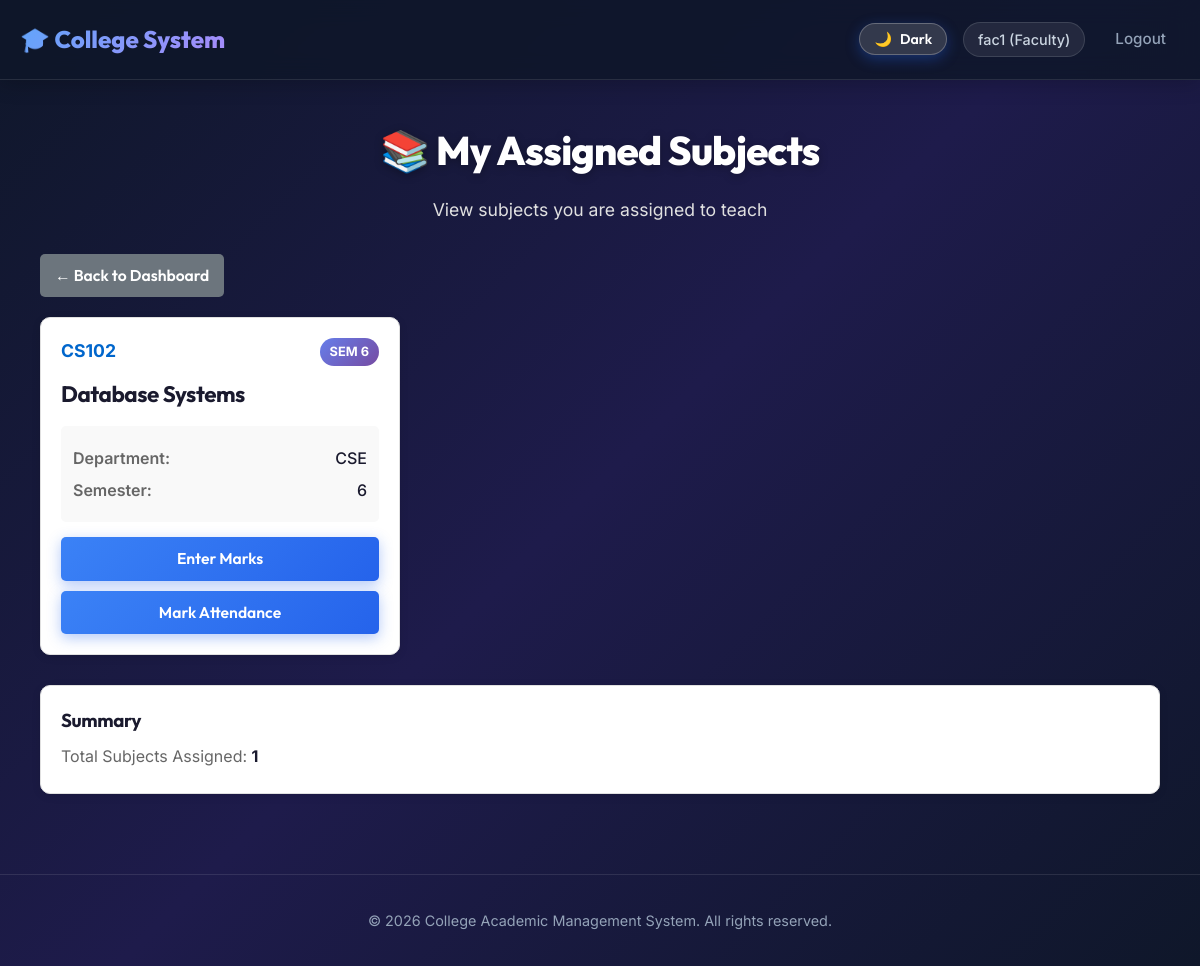
Before: /faculty/subjects (signed in) with the older database file.
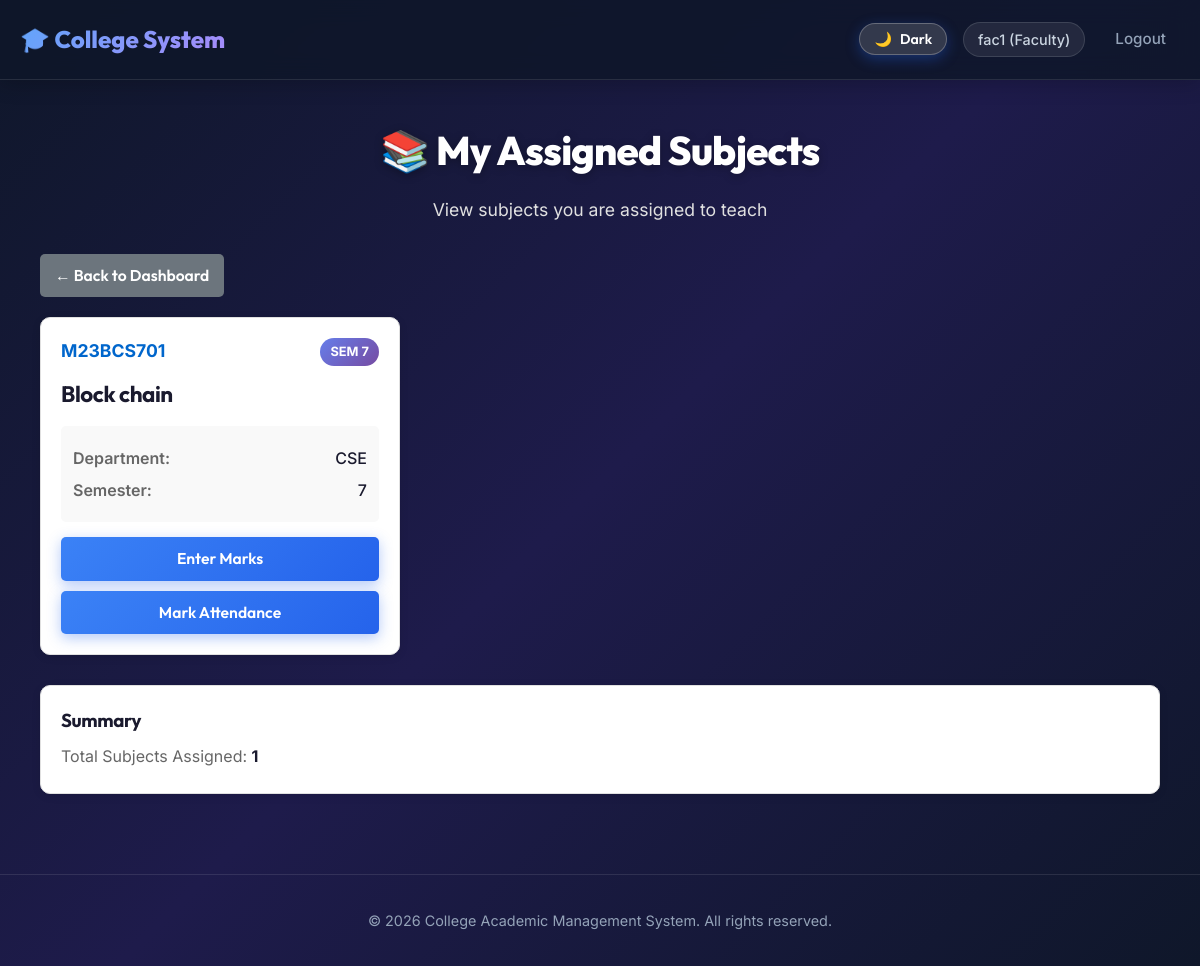
After: the same page with the newer database file.
### backend/app.py (models this page shows, shortened)
class User(UserMixin, db.Model):
    id = db.Column(db.Integer, primary_key=True)
    username = db.Column(db.String(150), unique=True, nullable=False)
    password_hash = db.Column(db.String(256), nullable=False)
    role = db.Column(db.String(20), nullable=False)  # Admin, HOD, Faculty, Student
    dept = db.Column(db.String(100), nullable=True)

class Subject(db.Model):
    id = db.Column(db.Integer, primary_key=True)
    code = db.Column(db.String(50), unique=True, nullable=False)
    name = db.Column(db.String(200), nullable=False)
    dept = db.Column(db.String(100), nullable=True)
    semester = db.Column(db.Integer, nullable=True)

### backend/app.py (the view)
@app.route('/faculty/subjects')
@login_required
@role_required('Faculty')
def faculty_view_subjects():
    assignments = FacultyAssignment.query.filter_by(faculty_id=current_user.id).all()
    subjects = [a.subject for a in assignments if a.subject]
    return render_template('faculty_view_subjects.html', subjects=subjects)

### backend/app.py (called while the page is built)
@app.context_processor
def inject_user():
    return dict(user=current_user)

def role_required(*roles):
    def decorator(f):
        @wraps(f)
        def decorated_function(*args, **kwargs):
            if not current_user.is_authenticated:
                return login_manager.unauthorized()
            if current_user.role not in roles:
                flash('Access denied: insufficient permissions', 'danger')
                return redirect(url_for('dashboard'))
            return f(*args, **kwargs)
        return decorated_function
    return decorator

@login_manager.user_loader
def load_user(user_id):
    return User.query.get(int(user_id))

### frontend/templates/faculty_view_subjects.html (shortened to what this page needs)
{% extends 'base.html' %}
{% block content %}
<div class="container">
  <div class="page-header">
    <h1 style="color: #ffffff;">📚 My Assigned Subjects</h1>
    <p style="color: #e0e0e0;">View subjects you are assigned to teach</p>
  </div>
  <a href="/dashboard" class="btn btn-back">← Back to Dashboard</a>
  <div class="subjects-grid">
    {% if subjects %}
      {% for subject in subjects %}
        <div class="subject-card">
          <div class="subject-header">
            <div class="subject-code" style="color: #0066cc; font-weight: bold;">{{ subject.code }}</div>
            <div class="semester-badge">SEM {{ subject.semester }}</div>
          </div>
          <h2 style="color: #1a1a2e;">{{ subject.name }}</h2>
          <div class="subject-details">
            <div class="detail-row">
              <span class="label" style="color: #666;">Department:</span>
              <span class="value" style="color: #1a1a2e;">{{ subject.dept or 'N/A' }}</span>
            </div>
            <div class="detail-row">
              <span class="label" style="color: #666;">Semester:</span>
              <span class="value" style="color: #1a1a2e;">{{ subject.semester or 'N/A' }}</span>
            </div>
          </div>
          <div class="subject-actions">
            <a href="/faculty/marks" class="btn btn-action">Enter Marks</a>
            <a href="/faculty/attendance" class="btn btn-action-secondary">Mark Attendance</a>
          </div>
        </div>
      {% endfor %}
    {% else %}
      <div class="alert alert-info" style="color: #0066cc;">
        <h3 style="color: #0066cc;">No subjects assigned</h3>
        <p style="color: #0066cc;">You don't have any subjects assigned yet. Please contact your HOD for assignments.</p>
      </div>
    {% endif %}
  </div>
  {% if subjects %}
    <div class="summary-section">
      <h3 style="color: #1a1a2e;">Summary</h3>
      <p style="color: #666;">Total Subjects Assigned: <span style="color: #1a1a2e; font-weight: bold;">{{ subjects|length }}</span></p>
    </div>
  {% endif %}
</div>
{% endblock %}

### frontend/templates/base.html (shortened to what this page needs)
<!doctype html>
<html lang="en">
<head>
  <link rel="stylesheet" href="/static/css/styles.css">
</head>
<body>
  <header class="site-header">
    <div class="container header-row">
      <a href="{% if user %}/dashboard{% else %}/{% endif %}" class="brand">🎓 College System</a>
      <nav>
        <button id="theme-toggle-btn" class="btn" style="background: rgba(255,255,255,0.15); border: 1px solid rgba(255,255,255,0.25); color: #fff; padding: 6px 14px; font-size: 0.88rem; cursor: pointer; border-radius: 20px;">
          <span id="theme-btn-icon">🌙</span> <span id="theme-btn-text">Dark</span>
        </button>
        {% if user %}
          <span class="muted">{{ user.username }} ({{ user.role }})</span>
          <a href="/logout">Logout</a>
        {% else %}
          <a href="/login">Login</a>
          <a href="/signup">Sign Up</a>
        {% endif %}
      </nav>
    </div>
  </header>
  <main class="container">
    {% block content %}{% endblock %}
  </main>
  <footer style="text-align: center; color: #94a3b8; margin-top: 40px; padding: 20px; border-top: 1px solid rgba(255,255,255,0.1);">
    <p>&copy; 2026 College Academic Management System. All rights reserved.</p>
  </footer>
</body>
</html>

### frontend/static/css/styles.css (style rules this page uses)
:root { --bg-gradient: linear-gradient(135deg, #0f172a 0%, #1e1b4b 50%, #0f172a 100%); --card-bg: #ffffff; --card-shadow: 0 10px 30px -5px rgba(0, 0, 0, 0.25), 0 4px 12px -2px rgba(0, 0, 0, 0.15); --primary: #3b82f6; --primary-hover: #2563eb; --secondary: #6366f1; --accent: #10b981; --accent-purple: #8b5cf6; --danger: #ef4444; --warning: #f59e0b; --info: #06b6d4; --text-dark: #0f172a; --text-muted: #64748b; --text-light: #f8fafc; --text-light-muted: #94a3b8; --border-light: #e2e8f0; --radius-lg: 16px; --radius-md: 10px; --radius-sm: 6px; }
*, *::before, *::after { box-sizing: border-box; }
html, body { min-height: 100vh; margin: 0; padding: 0; font-family: 'Inter', system-ui, -apple-system, sans-serif; background: var(--bg-gradient); background-attachment: fixed; color: var(--text-light); line-height: 1.5; }
h1, h2, h3, h4, h5, h6 { font-family: 'Outfit', sans-serif; letter-spacing: -0.02em; }
.site-header { background: rgba(15, 23, 42, 0.85); backdrop-filter: blur(12px); border-bottom: 1px solid rgba(255, 255, 255, 0.1); position: sticky; top: 0; z-index: 1000; box-shadow: 0 4px 20px rgba(0, 0, 0, 0.2); }
.header-row { display: flex; justify-content: space-between; align-items: center; padding: 16px 28px; max-width: 1300px; margin: 0 auto; }
.brand { font-family: 'Outfit', sans-serif; font-weight: 800; font-size: 1.5rem; background: linear-gradient(135deg, #60a5fa 0%, #a78bfa 100%); -webkit-background-clip: text; background-clip: text; -webkit-text-fill-color: transparent; text-decoration: none; display: flex; align-items: center; gap: 10px; transition: transform 0.2s ease; }
nav { display: flex; align-items: center; gap: 16px; }
nav a { color: var(--text-light-muted); text-decoration: none; font-weight: 500; font-size: 0.95rem; padding: 8px 14px; border-radius: var(--radius-sm); transition: all 0.2s ease; }
nav span.muted { font-size: 0.9rem; color: #cbd5e1; background: rgba(255, 255, 255, 0.08); padding: 6px 14px; border-radius: 20px; border: 1px solid rgba(255, 255, 255, 0.12); font-weight: 500; }
.container { max-width: 1300px; margin: 0 auto; padding: 28px 20px 60px; }
.page-header { text-align: center; margin-bottom: 32px; }
.page-header h1 { font-size: 2.5rem; font-weight: 800; margin: 0 0 8px; color: #ffffff; text-shadow: 0 2px 10px rgba(0, 0, 0, 0.3); }
.page-header p { color: #cbd5e1; font-size: 1.1rem; }
button, .btn { font-family: 'Outfit', sans-serif; display: inline-flex; align-items: center; justify-content: center; gap: 8px; padding: 12px 22px; font-weight: 600; font-size: 0.98rem; border-radius: var(--radius-md); border: none; cursor: pointer; background: linear-gradient(135deg, #3b82f6 0%, #2563eb 100%); color: #ffffff; text-decoration: none; box-shadow: 0 4px 14px rgba(37, 99, 235, 0.35); transition: all 0.2s ease; }
.btn-back { background: rgba(255, 255, 255, 0.1); color: #ffffff; box-shadow: none; margin-bottom: 24px; }
footer { text-align: center; color: var(--text-light-muted); padding: 30px 20px; border-top: 1px solid rgba(255, 255, 255, 0.08); font-size: 0.9rem; }

Changed rows visible on the page:
no longer on this page (row unchanged): Subject: code "CS102", semester "6", name "Database Systems", dept "CSE"
added Subject: code "M23BCS701", semester "7", name "Block chain", dept "CSE"
